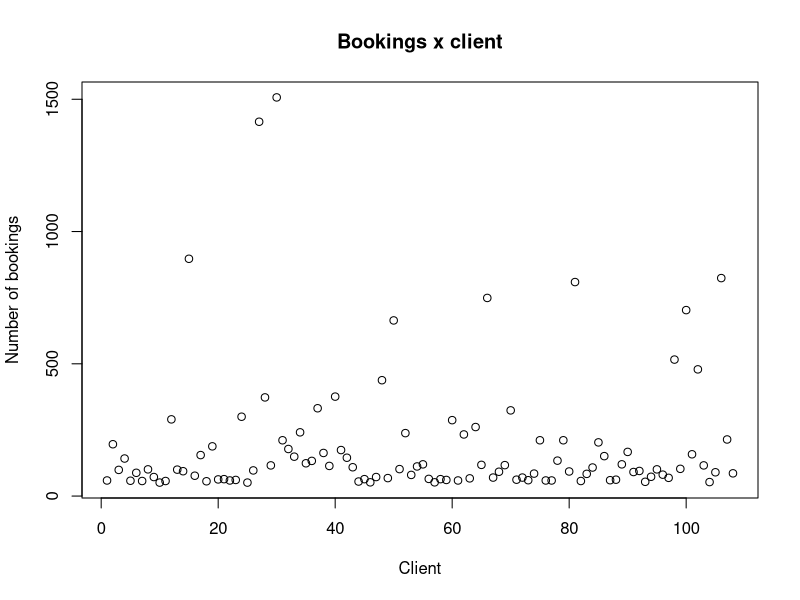
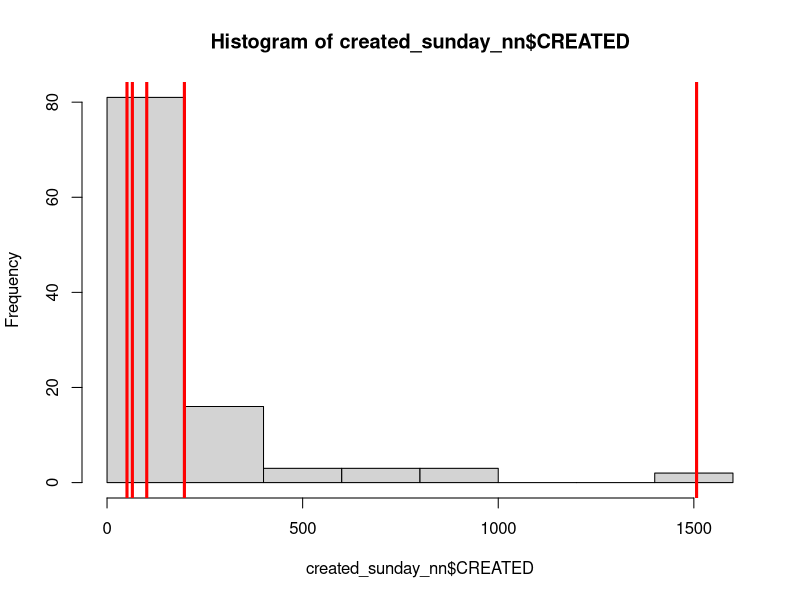
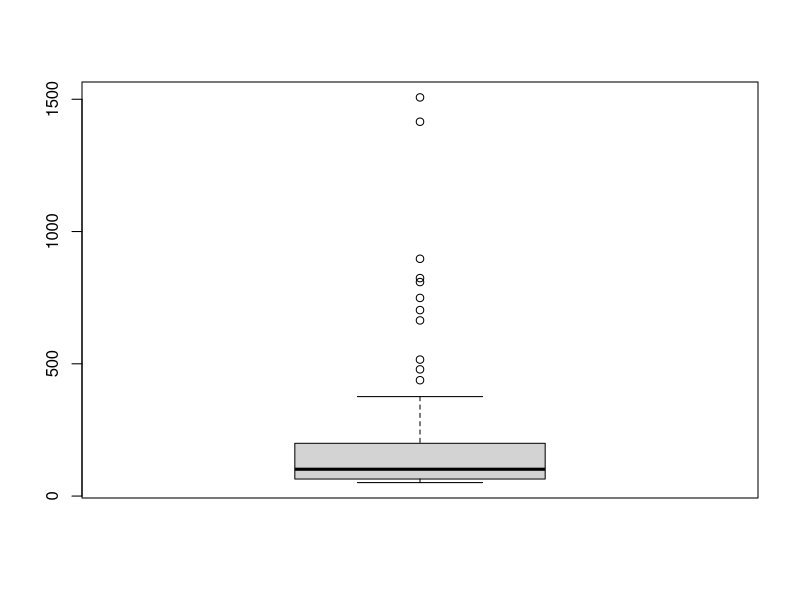
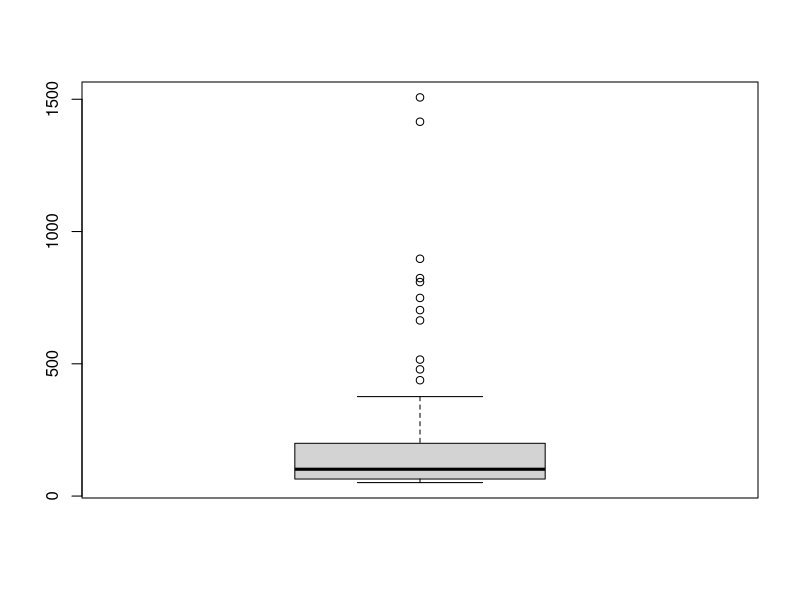
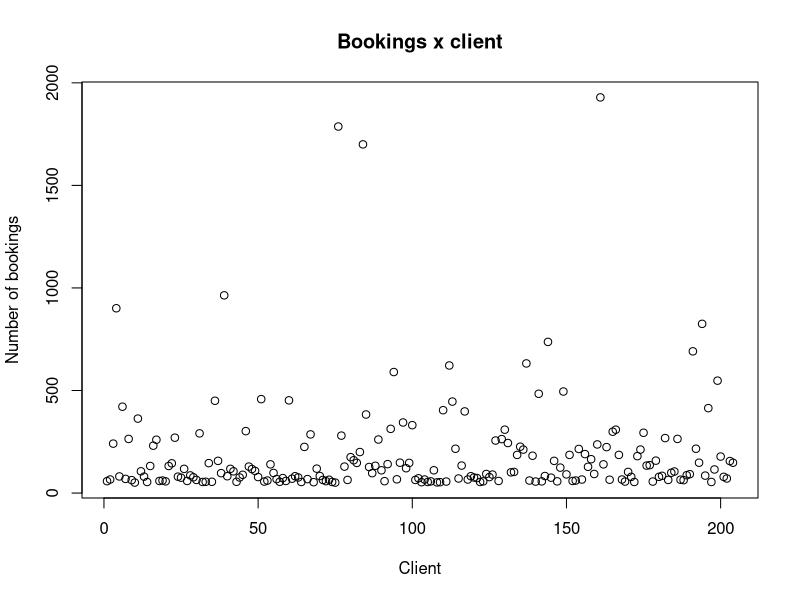
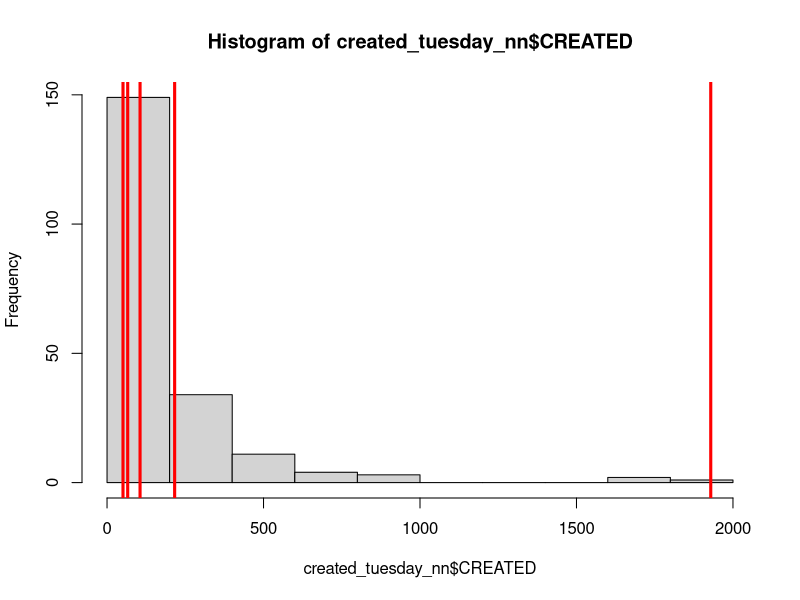
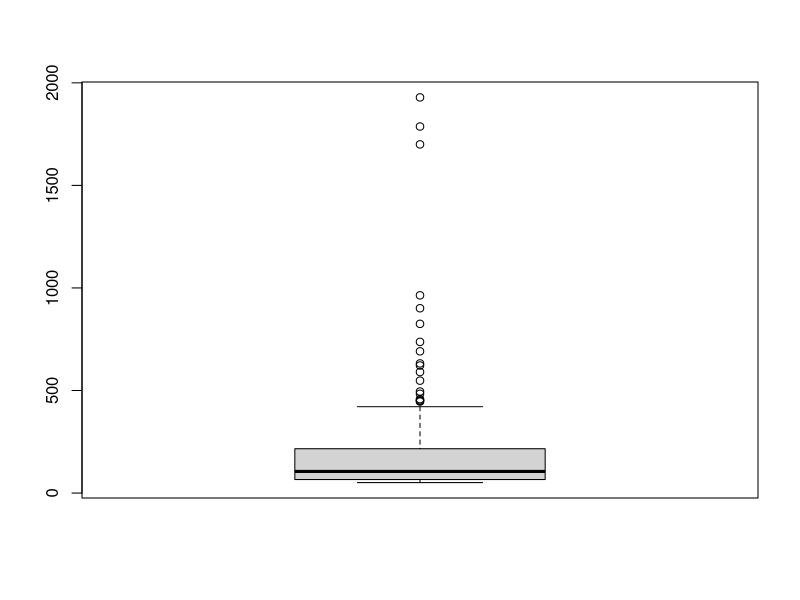
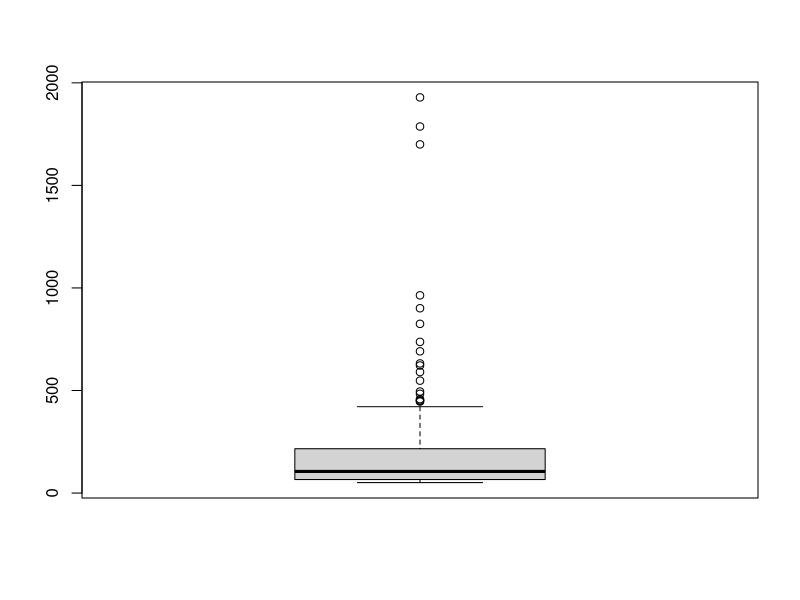

Reproduce these figures in R, in order.
## ---- chunk 1
knitr::opts_chunk$set(echo = TRUE)
## ---- chunk 2
setwd("D:/Users/cagarcia/uoc/M2.954 - Estadística avançada/hotelbeds")
## ---- chunk 3
bookings <- read.csv2("dataTTOO.csv", header = TRUE, sep = ",", dec = ".")
attach(bookings)
colnames(bookings)[colnames(bookings)=="ï..TTOO"] <- "TTOO"

summary(bookings)
created_sunday_nn <- bookings [c("TTOO", "CREATED_SUNDAY", "CREATED_SUNDAY_CANCEL_1_HOUR", "CREATED_SUNDAY_CANCEL_24_HOUR")]
created_sunday_nn <- created_sunday_nn[created_sunday_nn$CREATED_SUNDAY > 50,]
summary(created_sunday_nn )
colnames(created_sunday_nn) <- c("TTOO", "CREATED", "C1", "C24")
plot(created_sunday_nn$CREATED, col="black", main="Bookings x client",
     xlab="Client", ylab="Number of bookings")
hist(created_sunday_nn$CREATED)
abline(v=quantile(created_sunday_nn$CREATED), col="red", lwd=3)
boxplot(created_sunday_nn$CREATED)
boxplot(created_sunday_nn$CREATED)$out
shapiro.test(created_sunday_nn$CREATED)
cor(created_sunday_nn[, c("CREATED", "C1", "C24")])

created_tuesday_nn <- bookings [c("TTOO", "CREATED_TUESDAY", "CREATED_TUEDAY_CANCEL_1_HOUR", "CREATED_TUSDAY_CANCEL_24_HOUR")]
created_tuesday_nn <- created_tuesday_nn[created_tuesday_nn$CREATED_TUESDAY > 50,]
summary(created_tuesday_nn )
colnames(created_tuesday_nn) <- c("TTOO", "CREATED", "C1", "C24")
plot(created_tuesday_nn$CREATED, col="black", main="Bookings x client",
     xlab="Client", ylab="Number of bookings")
hist(created_tuesday_nn$CREATED)
abline(v=quantile(created_tuesday_nn$CREATED), col="red", lwd=3)
boxplot(created_tuesday_nn$CREATED)
boxplot(created_tuesday_nn$CREATED)$out
shapiro.test(created_tuesday_nn$CREATED)
cor(created_tuesday_nn[, c("CREATED", "C1", "C24")])
created_tuesday_nn$C1C24[created_tuesday_nn$C1>0] <- 
  created_tuesday_nn$C1[created_tuesday_nn$C1>0] / 
  created_tuesday_nn$C24[created_tuesday_nn$C1>0]
summary(created_tuesday_nn$C1C24[created_tuesday_nn$C24>0])
created_tuesday_nn[created_tuesday_nn$C1 == created_tuesday_nn$C24,]
created_tuesday_nn[created_tuesday_nn$CREATED == created_tuesday_nn$C24,]

